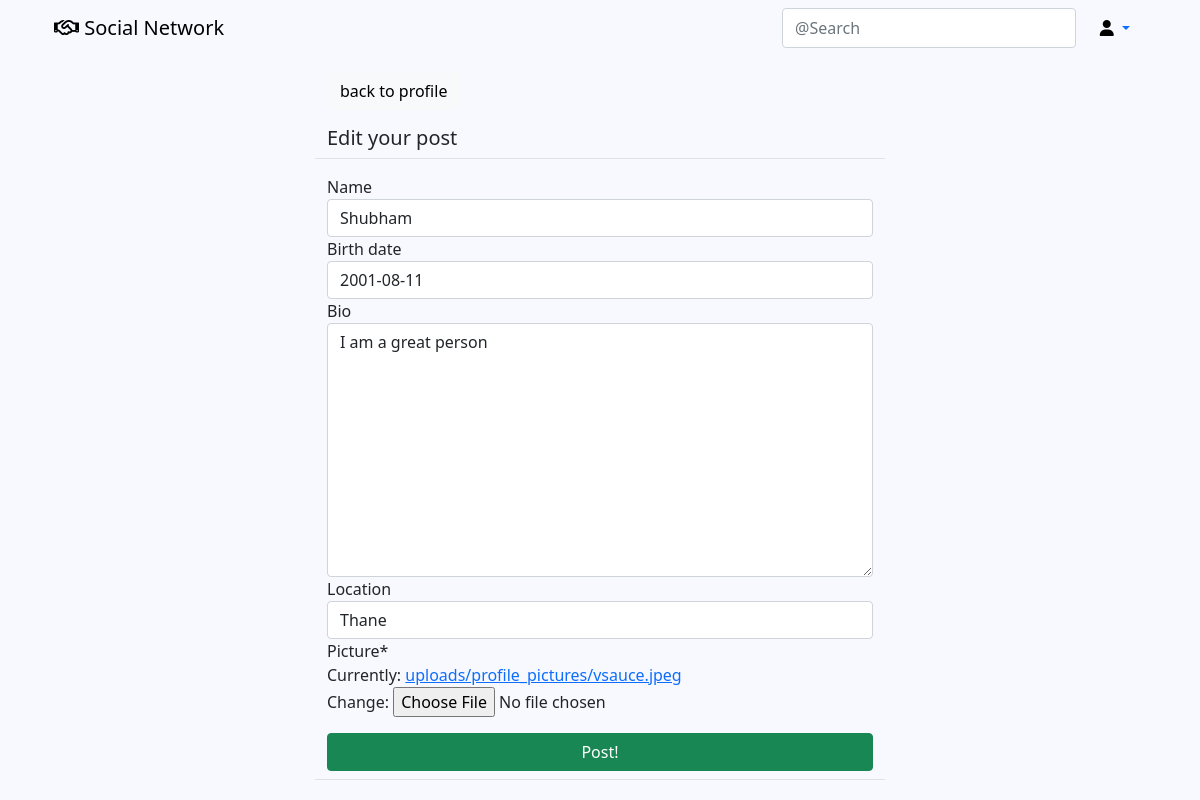
The page /social/profile/edit/1/ (signed in) on the database its author committed.
### social/models.py (models this page shows)
class UserProfile(models.Model):
	user = models.OneToOneField(User, primary_key=True, verbose_name='user', related_name='profile', on_delete=models.CASCADE)
	name = models.CharField(max_length=20, blank=True, null=True)
	bio = models.TextField(max_length=200, blank=True, null=True)
	birth_date = models.DateField(null=True, blank=True)
	location = models.CharField(max_length=30, blank=True, null=True)
	picture = models.ImageField(upload_to='uploads/profile_pictures', default='uploads/profile_pictures/default.png')

### social/views.py (the view, shortened to what this page needs)
# urls.py: path('profile/edit/<int:pk>/', ProfileEditView.as_view(), name="profile-edit"),
class ProfileEditView(LoginRequiredMixin, UserPassesTestMixin, UpdateView):
	model = UserProfile
	fields = ['name', 'birth_date', 'bio', 'location', 'picture']
	template_name = 'social/profile_edit.html'
	def test_func(self):
		profile = self.get_object()
		return self.request.user == profile.user

### social/templates/social/profile_edit.html (shortened to what this page needs)
{% extends 'landing/base.html' %}
{% load crispy_forms_tags %}
{% block content %}
	<div class="container">
			<div class="row justify-content-center mt-3">
				<div class="col col-md-6">
					<a href="{% url 'post-list' %}" class="btn btn-light">back to profile</a>
				</div>
			</div>
			<div class="row justify-content-center mt-3">
				<div class="col col-md-6 border-bottom">
					<h5>Edit your post</h5>
				</div>
			</div>
			<div class="row justify-content-center mt-3">
				<div class="col col-md-6 border-bottom mb-4">
					<form class="mb-2" method="post" enctype="multipart/form-data">
						{{ form | crispy }}
						<div class="d-grid">
							<button class="btn btn-success mt-3">Post!</button>
						</div>
					</form>
				</div>
			</div>
	</div>
{% endblock content %}

### rows shown on the page
UserProfile: name "Shubham", birth_date "2001-08-11", bio "I am a great person", location "Thane"
